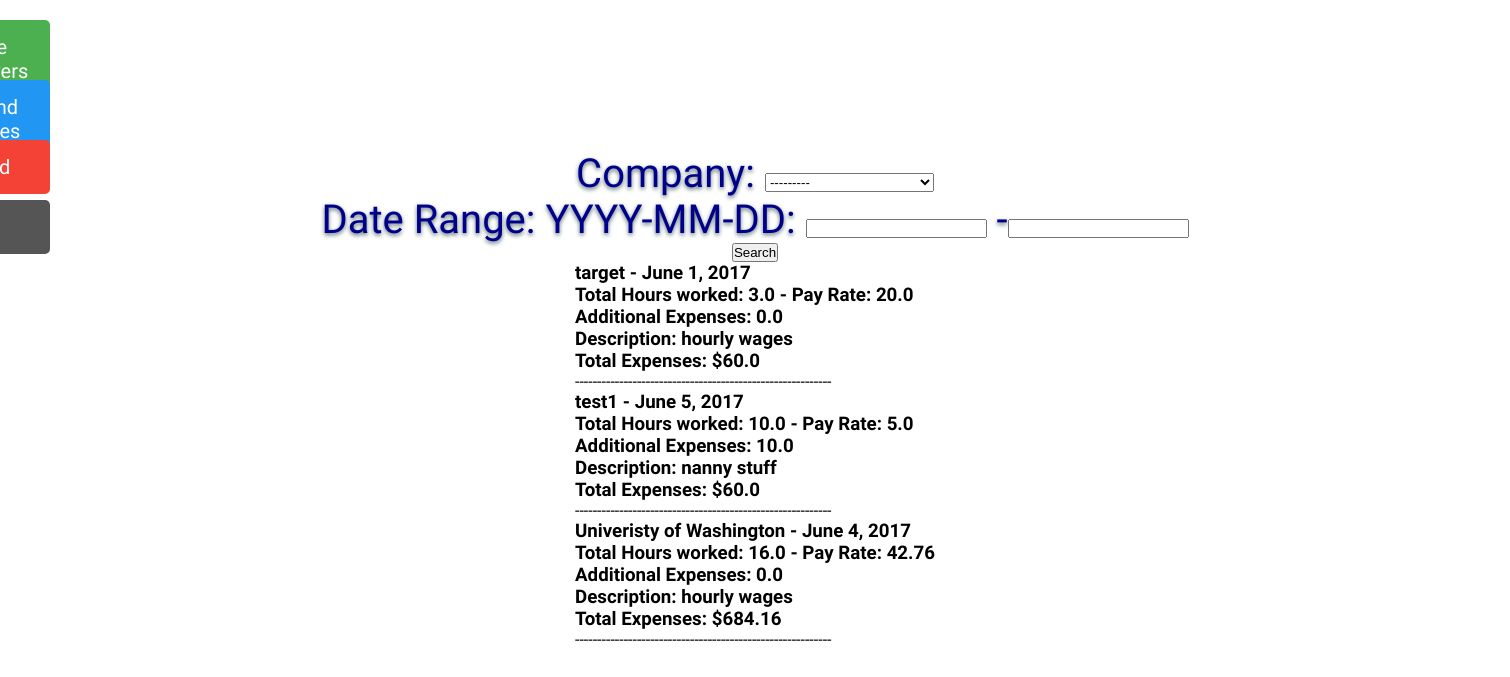
Screenshot of /invoice/ (signed in) with the database file from the repository.
### polls/models.py (models this page shows, shortened)
class Expense(models.Model):
    company = models.ForeignKey(Employer, on_delete=models.CASCADE)
    pay_rate = models.FloatField()
    additional_cost = models.FloatField()
    shift_date = models.DateField()
    total_hours = models.FloatField()
    description = models.CharField(max_length=200)

class Employer(models.Model):
    company_name = models.CharField(max_length=30)
    email_address = models.EmailField()
    def __str__(self):
        return self.company_name

### polls/views.py (the view)
# urls.py: url(r'^invoice/$', views.invoice_add_view, name='invoice_add'),
@login_required(login_url=None)
def invoice_add_view(request):
    expense_list = Expense.objects.all()
    expense_filter = ExpenseFilter(request.GET, queryset=expense_list)
    return render(request, 'polls/expense_list.html', {'filter': expense_filter})

### polls/templates/polls/expense_list.html (shortened to what this page needs)
<!DOCTYPE html>
{% load static %}
<link rel="stylesheet" type="text/css" href="{% static 'polls/css/forms.css' %}" />
<div id="mySidenav" class="sidenav">
  <a href="http://localhost:8000/employer_add" id="about">Manage Employers</a>
  <a href="http://localhost:8000/expense_add" id="blog">Time and Expenses</a>
  <a href="http://localhost:8000/invoice" id="projects">Get Paid</a>
  <a href="http://localhost:8000/logout" id="contact">Logout</a>
</div>
{% load mathfilters %}
{% block content %}
<form method="get">
    {{ filter.form.as_p }}
    <button type="submit">Search</button>
</form>
<ul>
    {% for expense in filter.qs %}
    <h3>{{ expense.company }} - {{ expense.shift_date }}</h3>
    <h3>Total Hours worked: {{ expense.total_hours }} - Pay Rate: {{ expense.pay_rate }}</h3>
    <h3>Additional Expenses: {{ expense.additional_cost }}</h3>
    <h3>Description: {{ expense.description }}</h3>
    <h3>Total Expenses: ${{ expense.pay_rate|mul:expense.total_hours|addition:expense.additional_cost}}</h3>
    ----------------------------------------------------------
    {% endfor %}
</ul>
{% endblock %}

### polls/static/polls/css/forms.css (style rules this page uses)
* { margin: 0; padding: 0; }
form { align-items: center; align-self: center; border-radius: 100%; display: flex; flex-direction: column; justify-content: center; width: 1800px; }
p { color: darkblue; font-size: 40px; font-weight: 100; line-height: 46px; margin: 0 0 0 0; text-align: center; text-shadow: 0px 2px 4px rgba(34,62,66,.75); width: 50%; }
#mySidenav a { position: absolute; left: -80px; transition: 0.3s; padding: 15px; width: 100px; text-decoration: none; font-size: 20px; color: white; border-radius: 0 5px 5px 0; }
#about { top: 20px; background-color: #4CAF50; }
#blog { top: 80px; background-color: #2196F3; }
#projects { top: 140px; background-color: #f44336; }
#contact { top: 200px; background-color: #555 }

### rows the page displays
Expense: company "target", shift_date "June 1, 2017", total_hours "3.0", pay_rate "20.0", additional_cost "0.0", description "hourly wages", pay_rate|mul "60.0"
Expense: company "test1", shift_date "June 5, 2017", total_hours "10.0", pay_rate "5.0", additional_cost "10.0", description "nanny stuff", pay_rate|mul "60.0"
Expense: company "Univeristy of Washington", shift_date "June 4, 2017", total_hours "16.0", pay_rate "42.76", additional_cost "0.0", description "hourly wages", pay_rate|mul "684.16"
